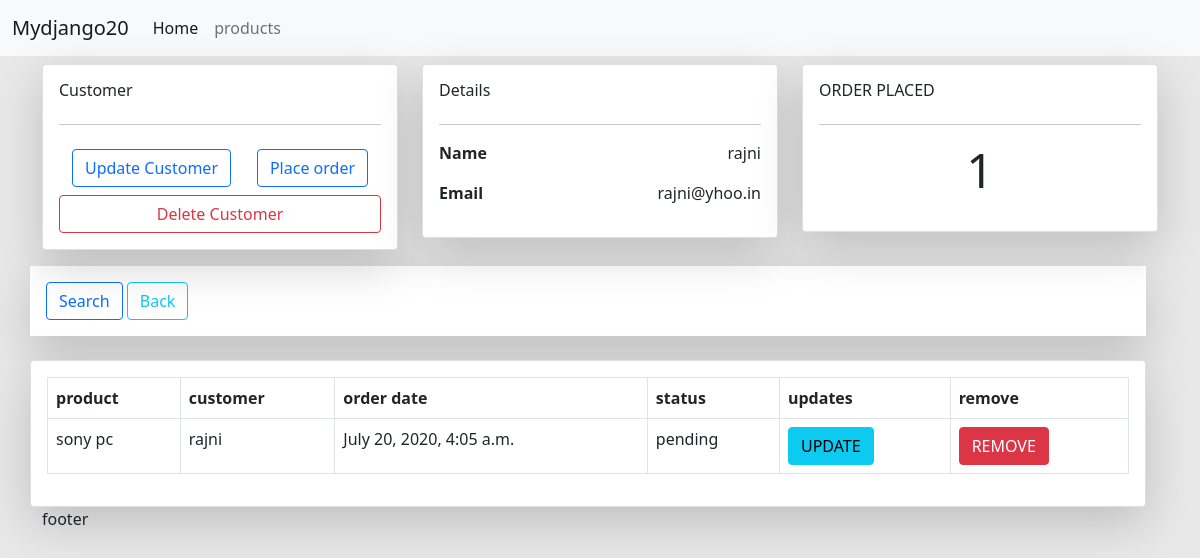
Page /account/customer/14 on the committed database.
### account/models.py (models this page shows, shortened)
class Customer(models.Model):
    id = models.AutoField(primary_key=True)
    name = models.CharField(max_length=255,null=True)
    email = models.CharField(max_length=255,null=True)
    phone = models.CharField(max_length=15,null=True)
    date =models.DateTimeField(auto_now=True)
    class Meta:
        db_table = 'customers'

class Order(models.Model):
    id = models.AutoField(primary_key=True)
    order_status = (
        ('pending','pending'),
        ('out 4 delivery','out 4 delivery'),
        ('delivered','delivered'),
    )
    product= models.ForeignKey(Product,null=True,on_delete=models.SET_NULL)
    customer=  models.ForeignKey(Customer,on_delete=models.SET_NULL,null=True)
    status = models.CharField(null=True,max_length=255,choices=order_status)
    date =models.DateTimeField(auto_now=True)
    class Meta:
        db_table = 'orders'

class Product(models.Model):
    product_category = (
        ('indoor', 'indoor'),
        ('outdoor', 'outdoor'),
    )
    id = models.AutoField(primary_key=True)
    name = models.CharField(max_length=255,null=True)
    price = models.FloatField(null=True)
    category= models.CharField(null=True,max_length=255,choices=product_category)
    description = models.TextField(null=True)
    tag = models.ManyToManyField(Tag)
    date = models.DateTimeField(auto_now=True)
    class Meta:
        db_table = 'products'

### account/views.py (the view)
# urls.py: path('customer/<int:pk>',customer,name='customer' ),
def customer(request,pk):
    if request.method=='GET':
        customer=  Customer.objects.get(id=pk)
        order= customer.order_set.all()
        order_count= order.count()
        context ={}
        context['customer']=customer
        context['orders']=order
        context['order_count']=order_count
        return render(request,"account/customer.html",context)

### account/templates/account/customer.html (shortened to what this page needs)
{% extends "account/base.html" %}
{% block content %}
<div class="row mt-2">
    <div class="col-md-4 col-10">
        <div class="card card-body shadow-lg">
            <h6 class="">Customer</h6>
            <hr>
            <div class="d-flex justify-content-around py-2">
                <a href=" {% url 'update_customer' customer.id %} " class="btn  btn-outline-primary">Update Customer</a>
                <a href="{% url 'create_order' customer.id %} " class="btn  btn-outline-primary">Place order</a>
            </div>
             <a href=" {% url 'delete_customer' customer.id %} " class="btn btn-block btn-outline-danger">Delete Customer</a>
        </div>
    </div>
    <div class="col-md-4 col-10">
         <div class="card shadow-lg card-body">
            <h6 class="">Details</h6>
            <hr>
             <div class="row">
                 <div class="box d-flex justify-content-between">
                     <strong>Name</strong>
                     <p>{{customer.name}}</p>
                 </div>
                 <div class="box  d-flex justify-content-between">
                     <strong>Email</strong>
                     <p>{{customer.email}}</p>
                 </div>
             </div>
        </div>
    </div>
     <div class="col-md-4 col-10">
        <div class="card card-body shadow-lg">
            <h6 >ORDER PLACED</h6>
            <hr>
            <div class="d-flex justify-content-center display-5">
                <p>{{order_count}}</p>
            </div>
        </div>
</div>
<div class="row mt-3">
    <div class="col-md-12 bg-white shadow-lg p-3">
            <button class="btn btn-outline-primary">Search</button>
            <a href="{% url 'home'  %}" class="btn btn-outline-info">Back</a>
    </div>
</div>
<div class="row mt-4">
    <div class="col-md-12 card shadow-lg p-3">
        <table class="table table-bordered table-hover">
                            <thead>
                                <tr>
                                    <th>product</th>
                                    <th>customer</th>
                                    <th>order date</th>
                                    <th>status</th>
                                    <th>updates</th>
                                    <th>remove</th>
                                </tr>
                            </thead>
                            <tbody>
                            {% if orders %}
                            {% for order in orders %}
                             <tr>
                                    <td>  {{order.product.name}}  </td>
                                    <td>     {{order.customer.name}}</td>
                                    <td>  {{order.product.date}}</td>
                                    <td>{{order.status}}</td>
                                    <td><a href="" class="btn btn-info">UPDATE</a></td>
                                    <td><a href="" class="btn btn-danger">REMOVE</a></td>
                                </tr>
                            {% endfor %}
                            {% else %}
                                <tr>
                                    <td>   {{customer.name}} has not buy anything yet.........    </td>
                                </tr>
                            {% endif %}
                            </tbody>
                    </table>
    </div>
</div>
{% endblock %}

### static/css/style.css (style rules this page uses)
* { padding: 0px; margin: 0px; box-sizing: border-box; }
body { background-color: rgba(232, 232, 232, 1); }

### rows in the picture
Customer: name "rajni", email "rajni@yhoo.in"
Order: product.name "sony pc", customer.name "rajni", product "July 20, 2020, 4:05 a.m.", status "pending"

### other values in the picture
{{ order_count }} "1"
